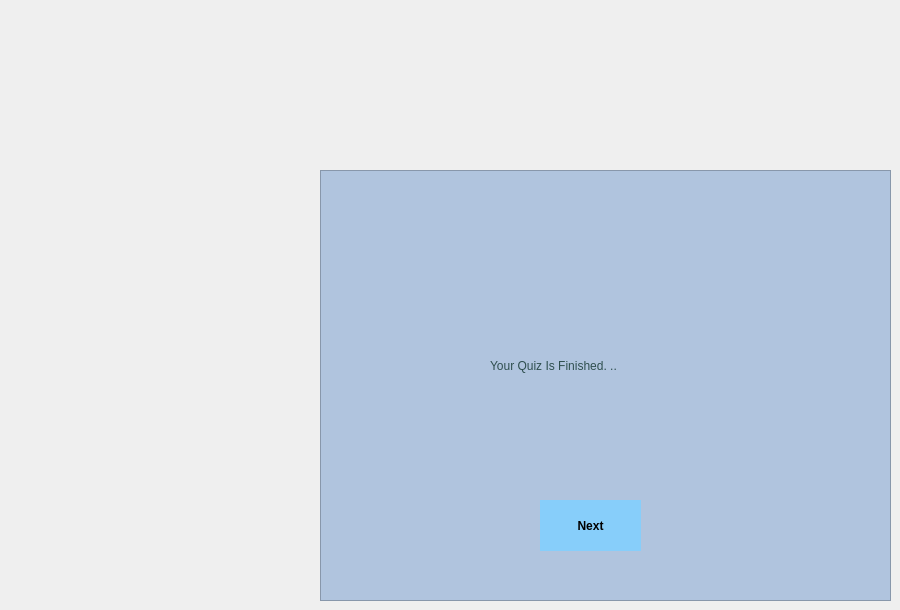
   <widget class="QWidget" name="page_7">
    <widget class="QFrame" name="frame_7">
     <property name="geometry">
      <rect>
       <x>320</x>
       <y>170</y>
       <width>571</width>
       <height>431</height>
      </rect>
     </property>
     <property name="styleSheet">
      <string notr="true">background: #B0C4DE;</string>
     </property>
     <property name="frameShape">
      <enum>QFrame::StyledPanel</enum>
     </property>
     <property name="frameShadow">
      <enum>QFrame::Raised</enum>
     </property>
     <widget class="QLabel" name="label_3">
      <property name="geometry">
       <rect>
        <x>170</x>
        <y>150</y>
        <width>221</width>
        <height>91</height>
       </rect>
      </property>
      <property name="styleSheet">
       <string notr="true">font: 16pt &quot;Segoe UI&quot;;
color:#2F4F4F;</string>
      </property>
      <property name="text">
       <string>Your Quiz Is Finished. ..</string>
      </property>
     </widget>
     <widget class="QPushButton" name="result_button">
      <property name="geometry">
       <rect>
        <x>220</x>
        <y>330</y>
        <width>101</width>
        <height>51</height>
       </rect>
      </property>
      <property name="styleSheet">
       <string notr="true">QPushButton
{

border-radius:0px;
background:  	#87CEFA;font-weight: bold;
}

QPushButton:hover
{

border-radius:0px;
background:  	#F0F8FF;
font-weight: bold;
}</string>
      </property>
      <property name="text">
       <string>Next</string>
      </property>
     </widget>
    </widget>
   </widget>
